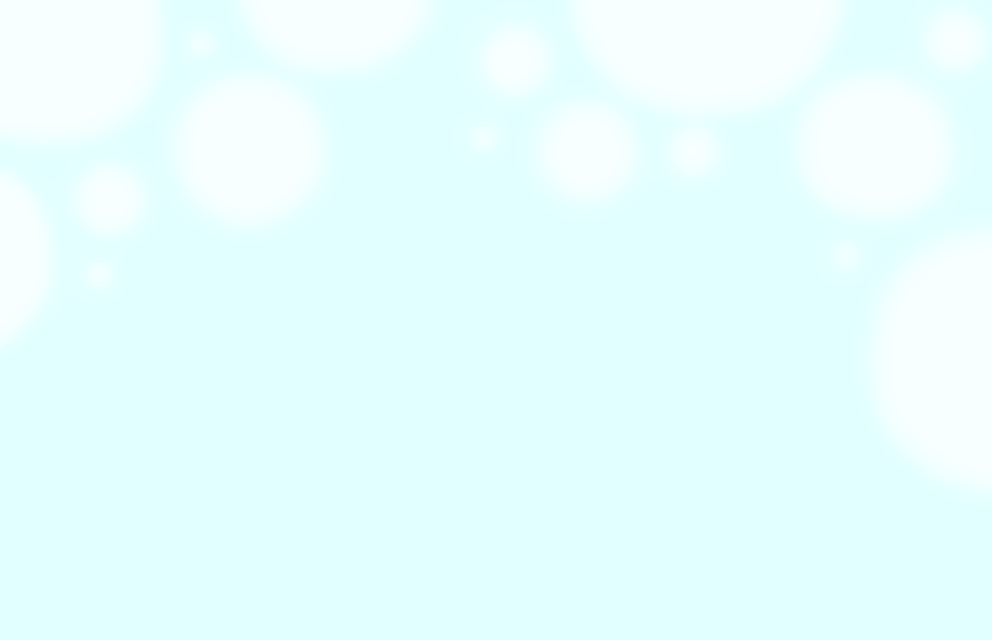

Tiled map render using the project's own tile images. Description and the map definition, with tile-layer contents summarised, below:
An orthogonal 62x40 tile map with 16x16 px tiles, 5 tile layers (Back, Buildings, Paths, Front, ...).

<map version="1.10" tiledversion="1.10.1" orientation="orthogonal" renderorder="right-down" width="62" height="40" tilewidth="16" tileheight="16" infinite="0" nextlayerid="11" nextobjectid="1">
 <tileset firstgid="1" name="WHFJunimoBackground" tilewidth="16" tileheight="16" tilecount="2480" columns="62">
  <image source="WHFJunimoBackground.png" width="1000" height="641" />
 </tileset>
 <layer id="1" name="Back" width="62" height="40">
  <data>[2480 cells, 2480 non-empty, 2480 distinct tile ids]</data>
 </layer>
 <objectgroup id="2" name="Back" />
 <layer id="3" name="Buildings" width="62" height="40">
  <data>[2480 cells, 0 non-empty, 0 distinct tile ids]</data>
 </layer>
 <objectgroup id="4" name="Buildings" />
 <layer id="5" name="Paths" width="62" height="40">
  <data>[2480 cells, 0 non-empty, 0 distinct tile ids]</data>
 </layer>
 <objectgroup id="6" name="Paths" />
 <layer id="7" name="Front" width="62" height="40">
  <data>[2480 cells, 0 non-empty, 0 distinct tile ids]</data>
 </layer>
 <objectgroup id="8" name="Front" />
 <layer id="9" name="AlwaysFront" width="62" height="40">
  <data>[2480 cells, 0 non-empty, 0 distinct tile ids]</data>
 </layer>
 <objectgroup id="10" name="AlwaysFront" />
</map>
